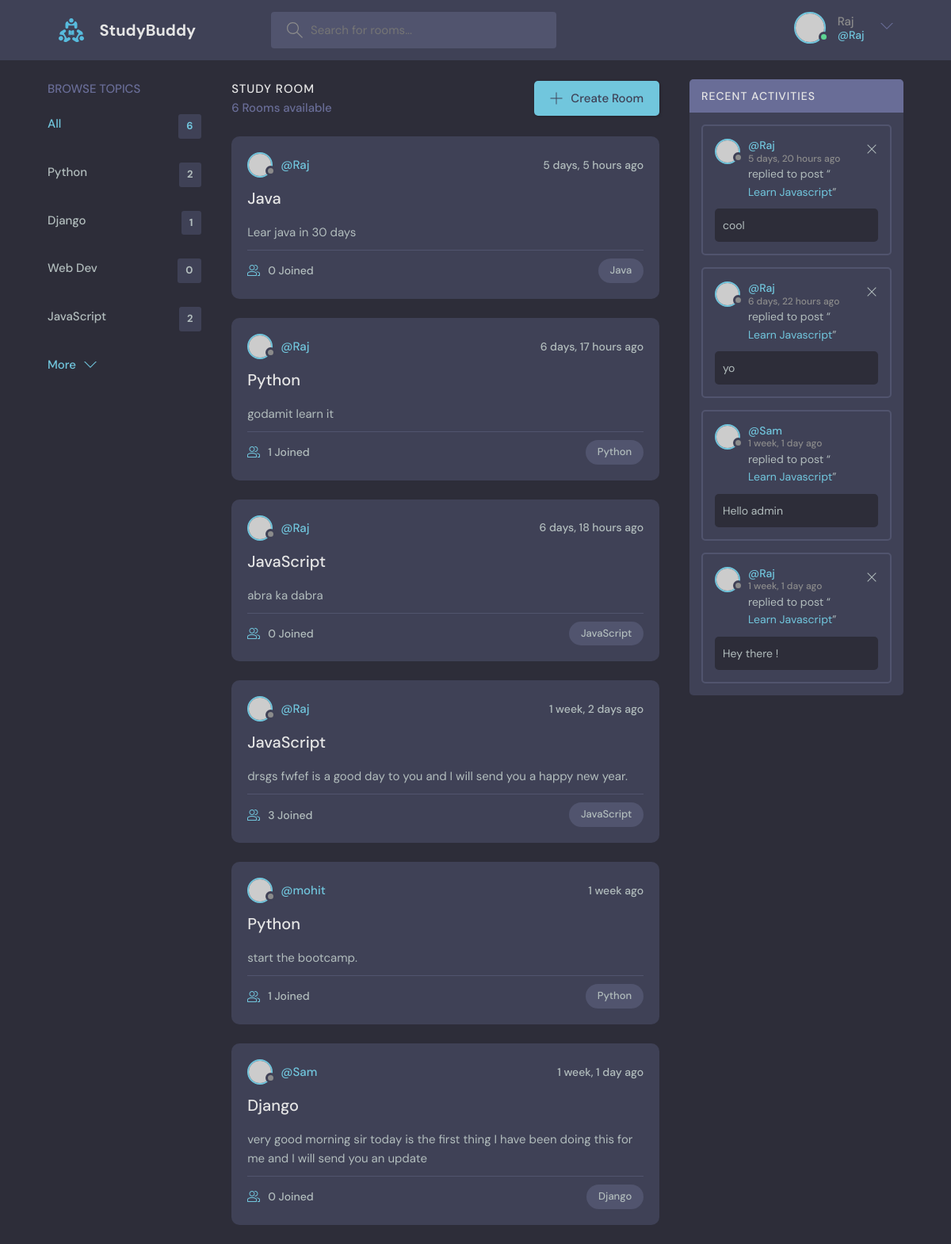
The app's page / (signed in) with its own data.
### base/models.py (models this page shows)
class Topic(models.Model):
    name = models.CharField( max_length=200 )
    def __str__(self):
        return self.name

class Room(models.Model):
    host = models.ForeignKey(User, on_delete=models.SET_NULL, null=True)
    topic = models.ForeignKey(Topic, on_delete=models.SET_NULL, null=True)
    participants = models.ManyToManyField(User, related_name='participants', blank=True)
    name = models.CharField( max_length=200 )
    description = models.TextField( null=True )
    created = models.DateTimeField( auto_now_add=True )
    updated = models.DateTimeField( auto_now=True )
    class Meta:
        ordering = ['-updated','-created']
    def __str__(self):
        return self.name

class Message(models.Model):
    room = models.ForeignKey(Room, on_delete=models.CASCADE)
    user = models.ForeignKey(User, on_delete=models.CASCADE)
    body = models.TextField()
    created = models.DateTimeField( auto_now_add=True )
    updated = models.DateTimeField( auto_now=True )
    class Meta:
        ordering = ['-updated','-created']
    def __str__(self):
        return self.body[:50]

### base/views.py (the view)
# urls.py: path('', views.home, name='home'),
def home(request):
    q = request.GET.get('q') if request.GET.get('q') != None else ''
    rooms = Room.objects.filter(
        Q(topic__name__icontains=q) |
        Q(name__icontains=q) |
        Q(host__username__icontains=q)
    )
    room_count = rooms.count()
    topics = Topic.objects.all()[:4]
    room_messages = Message.objects.filter(
        Q(room__topic__name__icontains=q)
    )
    context = {'rooms':rooms, 'topics':topics, 'room_count':room_count, 'room_messages':room_messages}
    return render(request, 'base/home.html', context)

### base/templates/base/home.html
{% extends 'main.html' %}
{% block content %}
    <main class="layout layout--3">
      <div class="container">
        {% include 'base/topics_component.html' %}
        {% include 'base/feed_component.html' %}
        {% include 'base/activity_component.html' %}
      </div>
    </main>
{% endblock %}

### templates/navbar.html (shortened to what this page needs)
{% load static %}
<header class="header header--loggedIn">
    <div class="container">
      <a href="{% url 'home' %}" class="header__logo">
        <img src="{% static 'images/assets/logo.svg' %}" />
        <h1>StudyBuddy</h1>
      </a>
      <form class="header__search" method="GET" action="{% url 'home' %}">
        <label>
          <input name="q" placeholder="Search for rooms..." />
        </label>
      </form>
      <nav class="header__menu">
        {% if request.user.is_authenticated %}
        <div class="header__user">
          <a href="{% url 'profile' request.user.id %}">
            <div class="avatar avatar--medium active">
              <img src="https://randomuser.me/api/portraits/men/37.jpg" />
            </div>
            <p>{{request.user}} <span>@{{request.user}}</span></p>
          </a>
          <button class="dropdown-button">
            <svg version="1.1" xmlns="http://www.w3.org/2000/svg" width="32" height="32" viewBox="0 0 32 32">
              <title>chevron-down</title>
              <path d="M16 21l-13-13h-3l16 16 16-16h-3l-13 13z"></path>
            </svg>
          </button>
        </div>
            {% else %}
              <a href="{% url 'login' %}">
                <img src="{% static 'images/assets/avatar.svg' %}" alt="">
                Login
              </a>
            {% endif %}
      </nav>
    </div>
  </header>

### base/templates/base/topics_component.html
<div class="topics">
  <div class="topics__header">
    <h2>Browse Topics</h2>
  </div>
  <ul class="topics__list">
    <li>
      <a href="{% url 'home' %}" class="active">All <span>{{rooms.count}}</span></a>
    </li>
    {% for topic in topics %}
    <li>
      <a href="{% url 'home' %}?q={{topic.name}}">{{topic.name}} <span>{{topic.room_set.all.count}}</span></a>
    </li>
    {% endfor %}
  </ul>
  <a class="btn btn--link" href="{% url 'topics' %}">
    More
    <svg version="1.1" xmlns="http://www.w3.org/2000/svg" width="32" height="32" viewBox="0 0 32 32">
      <title>chevron-down</title>
      <path d="M16 21l-13-13h-3l16 16 16-16h-3l-13 13z"></path>
    </svg>
  </a>
</div>

### base/templates/base/feed_component.html (shortened to what this page needs)
<div class="roomList">
  <div class="roomList__header">
    <div>
      <h2>Study Room</h2>
      <p>{{room_count}} Rooms available</p>
    </div>
    <a class="btn btn--main" href="{% url 'create-room' %}">
      <svg version="1.1" xmlns="http://www.w3.org/2000/svg" width="32" height="32" viewBox="0 0 32 32">
        <title>add</title>
        <path
          d="M16.943 0.943h-1.885v14.115h-14.115v1.885h14.115v14.115h1.885v-14.115h14.115v-1.885h-14.115v-14.115z"
        ></path>
      </svg>
      Create Room
    </a>
  </div>
  {% for room in rooms %}
    <div class="roomListRoom">
        <div class="roomListRoom__header">
          <a href="{% url 'profile' room.host.id %}" class="roomListRoom__author">
            <div class="avatar avatar--small">
              <img src="https://randomuser.me/api/portraits/women/11.jpg" />
            </div>
            <span>@{{room.host.username}}</span>
          </a>
          <div class="roomListRoom__actions">
            <span>{{room.created | timesince }} ago</span>
          </div>
        </div>
        <div class="roomListRoom__content">
          <a href="{% url 'room' room.id %}">{{room.topic.name}}</a>
          <p>
            {{room.description}}
          </p>
        </div>
        <div class="roomListRoom__meta">
          <a href="room.html" class="roomListRoom__joined">
            {{room.participants.count}} Joined
          </a>
          <p class="roomListRoom__topic">{{room.topic}}</p>
        </div>
    </div>
  {% endfor %}
</div>

### base/templates/base/activity_component.html
<div class="activities">
  <div class="activities__header">
    <h2>Recent Activities</h2>
  </div>
  {% for message in room_messages %}
  <div class="activities__box">
    <div class="activities__boxHeader roomListRoom__header">
      <a href="{% url 'profile' message.user.id %}" class="roomListRoom__author">
        <div class="avatar avatar--small">
          <img src="https://randomuser.me/api/portraits/women/11.jpg" />
        </div>
        <p>
          @{{message.user}}
          <span>{{message.created | timesince}} ago</span>
        </p>
      </a>
      {% if request.user == message.user %}
      <div class="roomListRoom__actions">
        <a href="{% url 'delete-message' message.id %}">
          <svg version="1.1" xmlns="http://www.w3.org/2000/svg" width="32" height="32" viewBox="0 0 32 32">
            <title>remove</title>
            <path
              d="M27.314 6.019l-1.333-1.333-9.98 9.981-9.981-9.981-1.333 1.333 9.981 9.981-9.981 9.98 1.333 1.333 9.981-9.98 9.98 9.98 1.333-1.333-9.98-9.98 9.98-9.981z"
            ></path>
          </svg>
        </a>
      </div>
      {% endif %}
    </div>
    <div class="activities__boxContent">
      <p>replied to post “<a href="{% url 'room' message.room.id %}">{{message.room}}</a>”</p>
      <div class="activities__boxRoomContent">
        {{message}}
      </div>
    </div>
  </div>
  {% endfor %}
</div>

### records on screen
Topic: name "Python", room_set.all.count "2"
Topic: name "Django", room_set.all.count "1"
Topic: name "Web Dev", room_set.all.count "0"
Topic: name "JavaScript", room_set.all.count "2"
Room: host.username "Raj", created "5 days, 5 hours", topic.name "Java", description "Lear java in 30 days", participants.count "0", topic "Java"
Room: host.username "Raj", created "6 days, 17 hours", topic.name "Python", description "godamit learn it", participants.count "1", topic "Python"
Room: host.username "Raj", created "6 days, 18 hours", topic.name "JavaScript", description "abra ka dabra", participants.count "0", topic "JavaScript"
Room: host.username "Raj", created "1 week, 2 days", topic.name "JavaScript", description "drsgs fwfef is a good day to you and I will send you a happy new year.", participants.count "3", topic "JavaScript"
Room: host.username "mohit", created "1 week", topic.name "Python", description "start the bootcamp.", participants.count "1", topic "Python"
Room: host.username "Sam", created "1 week, 1 day", topic.name "Django", description "very good morning sir today is the first thing I have been doing this for me and I will send you an update", participants.count "0", topic "Django"
Message: user "Raj", created "5 days, 20 hours", room "Learn Javascript", body "cool"
Message: user "Raj", created "6 days, 22 hours", room "Learn Javascript", body "yo"
Message: user "Sam", created "1 week, 1 day", room "Learn Javascript", body "Hello admin"
Message: user "Raj", created "1 week, 1 day", room "Learn Javascript", body "Hey there !"

### other values on screen
{{ request.user }} "Raj"
{{ rooms.count }} "6"
{{ room_count }} "6"
